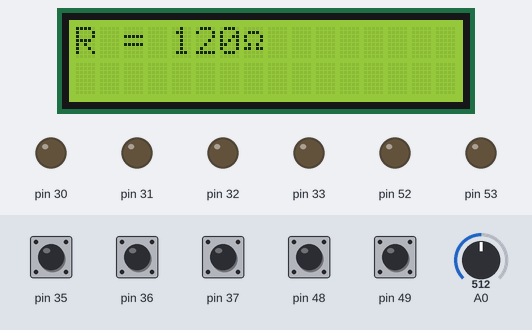
The sketch below on a simulated Arduino Mega 2560, built with avr-gcc and run on an emulated ATmega2560. On the bench: 16×2 character LCD, output pins drawn as LEDs (lit = HIGH). Wiring (inferred from the signals the program sends): character LCD (HD44780): RS pin 51; E pin 50; data pin 10, pin 11, pin 12, pin 13. The inputs (shaded band) are chosen by the test bench; at power-on: pin 35–37, pin 48, pin 49 HIGH, A0 = 512. Pins used as bus, display or sensor lines are not drawn.

Above: at 1.7 s.
1.8 s: pin 36 pulled LOW for 1 s
At 3.26 s:
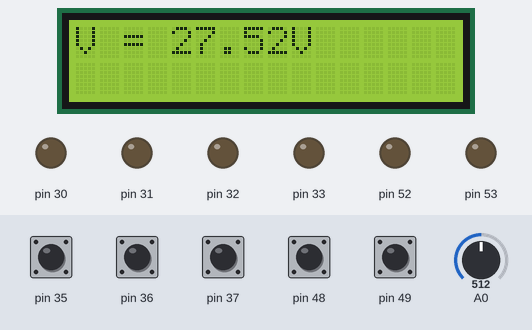
4.3 s: pin 48 pulled LOW for 1 s
At 5.85 s:
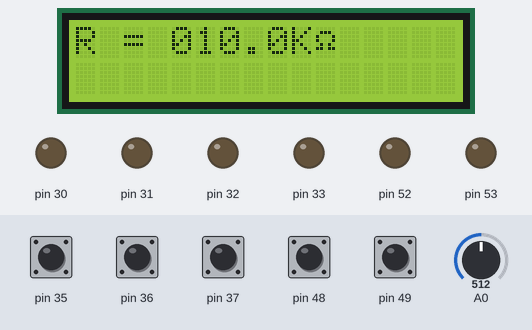
7.6 s: A0 set to 716
At 9.7 s:
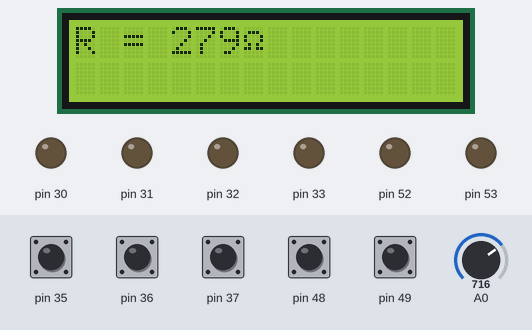
10.0 s: pin 37 pulled LOW for 1 s
At 11.5 s:
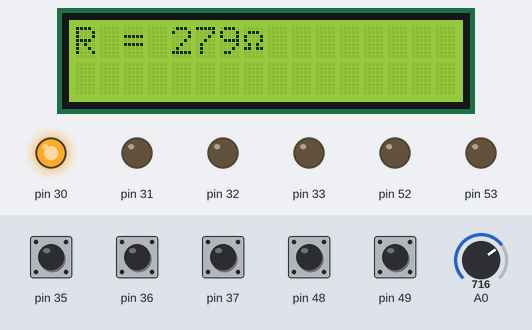
Timing chart, 0 to 13.0 s (numbered marks = the images above; inputs shaded):
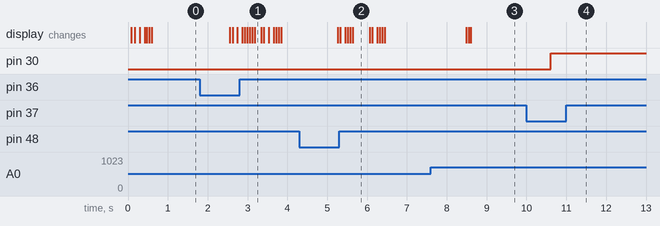

Measured:
- after the input at 1.8 s, the display: first changes after 0.76 s (image 1 shows a later state)
- after the input at 4.3 s, the display: first changes after 0.97 s (image 2 shows a later state)
- after the input at 7.6 s, the display: first changes after 0.88 s (image 3 shows a later state)
- after the input at 10.0 s, pin 30: LOW → HIGH after 0.61 s
- what the display in image 2 shows lasts 0.5 s, from 5.6 s to 6.1 s

The sketch:

sketch.ino
```cpp
#ifndef F_CPU
#define F_CPU 16000000UL // 16 MHz clock speed
#endif

#define en 0x08
#define rs 0x04
#define lcd_port PORTB

#include <avr/io.h>
#include <util/delay.h>

char sel;
char prev_sel;
char aux_sel;
unsigned int delay_ms = 0;

void lcd_cmd(unsigned int);
void lcd_data(unsigned char);
void lcd_init();
void lcd_clear();
void lcd_print(char *);
void ADC_init();
int ADC_read(unsigned char);
void print_resistance(unsigned long);
void resistance_meter();
void print_capacitance(unsigned long);
void capacitance_meter();
void custom_delay();
unsigned long _micros();
void voltage_meter();

int main(void)
{
  DDRB = 0xff;
  DDRL = 0X00;
  PORTL = 0x0f;
  DDRC = 0xf0;
  PORTC = 0x0f;
  ADC_init();
  lcd_init();
  while(1){
    if ((PINC & 0x01) && (PINC & 0x02)) {
      sel = 0;
    resistance_meter();
  }
  else if (!(PINC & 0x01) && (PINC & 0x02)) {
    sel = 1;
    capacitance_meter();

  }
  else if ((PINC & 0x01) && !(PINC & 0x02)){
    sel = 2;
    voltage_meter();
  }
  else {
    sel = 3;
    current_meter();
  }
    _delay_ms(100);
  }
}

void lcd_cmd(unsigned int cmd) {
  lcd_port &= 0x0F;
  lcd_port |= (cmd & 0xF0); //sending higher nibble
  lcd_port &= ~rs; //rs = 0
  lcd_port |= en; //en = 1
  _delay_ms(1);
  lcd_port &= ~en; //en = 0

  _delay_ms(10);

  lcd_port &= 0x0F;
  lcd_port |= ((cmd << 4) & 0xF0); //sending lower nibble
  lcd_port &= ~rs; //rs = 0
  lcd_port |= en; //en = 1
  _delay_ms(1);
  lcd_port &= ~en; //en = 0
}

void lcd_data(unsigned char data) {
  lcd_port &= 0x0F;
  lcd_port |= (data & 0xF0); //sending higher nibble
  lcd_port |= rs; //rs = 1
  lcd_port |= en; //en = 1
  _delay_ms(1);
  lcd_port &= ~en; //en = 0

  _delay_ms(10);

  lcd_port &= 0x0F;
  lcd_port |= ((data << 4) & 0xF0); //sending lower nibble
  lcd_port |= rs;  //rs = 1
  lcd_port |= en; //en = 1
  _delay_ms(1);
  lcd_port &= ~en; //en = 0
}

void lcd_init() {
  lcd_cmd(0x33);
  _delay_ms(10);
  lcd_cmd(0x32);
  _delay_ms(10);
  lcd_cmd(0x28); // for using 2 lines and 5X7 matrix of LCD 4 bit
  _delay_ms(10);
  lcd_cmd(0x0c); // turn display ON; 0x0c for no cursor, 0x0f for cursor blinking
  _delay_ms(10);
  lcd_clear();
}

void lcd_clear() {
  lcd_cmd(0x01); //clear screen
  _delay_ms(10);
  lcd_cmd(0x80); // bring cursor to position 0 of line 1
  _delay_ms(10);
}


void lcd_print(char *display_text) {
  char l = 0;
  while (display_text[l] != '\0') {
    lcd_data(display_text[l]);
    l++;
    _delay_ms(50);
  }
}

void ADC_init() {
  DDRF = 0x00;      //Port F input
  ADCSRA = 0x8F;    //Enable ADC, Division factor-128
  ADMUX = 0x40;     //Ref voltage = 5
}

int ADC_read(unsigned char channel) {

  int Ain, AinLow;

  ADMUX = (0x40 | channel);

  ADCSRA |= (1 << ADSC);
  while ((ADCSRA & (1 << ADIF)) == 0);

  _delay_us(10);
  AinLow = (int) ADCL;
  Ain = (int) ADCH * 256;

  Ain = Ain + AinLow;
  return (Ain);
}

void print_resistance(unsigned long R){
  char R_string[5] = "R = ";
  char value_string[7];

  if(sel != prev_sel){
    lcd_clear();
    prev_sel = sel;
  }

  lcd_cmd(0x80);
  _delay_ms(10);

  lcd_print(R_string);

  if (R / 1000000 == 0) {
    if ( R / 1000 == 0) {
      value_string[0] = 48 + R / 100;
      value_string[1] = 48 + (R % 100) / 10;
      value_string[2] = 48 + R % 10;
      value_string[3] = 0xf4;
      value_string[4] = ' ';
      value_string[5] = ' ';
      value_string[6] = ' ';
      value_string[7] = '\0';
    }

    else {
      R = R / 100;
      value_string[0] = 48 + R / 1000;
      value_string[1] = 48 + (R % 1000) / 100;
      value_string[2] = 48 + (R % 100) / 10;
      value_string[3] = '.';
      value_string[4] = 48 + R % 10;
      value_string[5] = 'K';
      value_string[6] = 0xf4;
      value_string[7] = '\0';
    }
  }
  else {
    R = R / 100000;
    value_string[0] = 48 + R / 1000;
    value_string[1] = 48 + (R % 1000) / 100;
    value_string[2] = 48 + (R % 100) / 10;
    value_string[3] = '.';
    value_string[4] = 48 + R % 10;
    value_string[5] = 'M';
    value_string[6] = 0xf4;
    value_string[7] = '\0';
  }

  lcd_print(value_string);

}

void resistance_meter(){
  unsigned long resistance;
  unsigned int ADC_value;

  if ((PINL & 0x01) && (PINL & 0x02)) {
    ADC_value = ADC_read(0);
    resistance = (120.0 * ADC_value) / (1023 - ADC_value);
    aux_sel= 'A';
  }
  else if (!(PINL & 0x01) && (PINL & 0x02)) {
    ADC_value = ADC_read(1);
    resistance = (1000.0 * ADC_value) / (1023 - ADC_value);
    aux_sel= 'B';
  }
  else if ((PINL & 0x01) && !(PINL & 0x02)){
    ADC_value = ADC_read(2);
    resistance = (10000.0 * ADC_value) / (1023 - ADC_value);
    aux_sel= 'C';
  }
  else {
    ADC_value = ADC_read(3);
    resistance = (100000.0 * ADC_value) / (1023 - ADC_value);
    aux_sel= 'D';
  }

  print_resistance(resistance);

}

void capacitance_meter() {
  volatile unsigned long ms = 0, us = 0, capacitance = 0;

  if (PINL & 0x01) {
    PORTC |= 0x80;
    TCCR1B |= (1 << WGM12) | (1 << CS11);        //Count to compare, Clock / 8 (0.5 us)
    TCNT1 = 0;
    OCR1A = 1999;
    while(PINC & 0x04) {
      if (TIFR1 & (1 << TOV1))
      {
        TCNT1 = 0;
        ms++;
        TIFR1 |= (1 << TOV1);
      };
    }
    us = (TCNT1 + 1) / 2;
    PORTC &= ~0x80;
    us = (1000 * ms) + us;
    capacitance = 10 * us;
  }

  else {
    PORTC |= 0x40;
    TCCR1B |= (1 << WGM12) | (1 << CS11);        //Count to compare, Clock / 8 (0.5 us)
    TCNT1 = 0;
    OCR1A = 1999;
    while(PINC & 0x04) {
      if (TIFR1 & (1 << TOV1))
      {
        TCNT1 = 0;
        ms++;
        TIFR1 |= (1 << TOV1);
      }
    }
   us = (TCNT1 + 1) / 2;
    PORTC &= ~0x40;
    us = (1000 * ms) + us;
    capacitance = 10000 * us;
  }

  print_capacitance(capacitance);
  _delay_ms(4000);
}

void print_capacitance(unsigned long C){
  char C_string[5] = "C = ";
  char value_string[7];

  if(sel != prev_sel){
    lcd_clear();
    prev_sel = sel;
  }

  lcd_cmd(0x80);
  _delay_ms(10);

  lcd_print(C_string);

  if (C / 1000000 == 0) {

    if ( C / 1000 == 0) {
      value_string[0] = 48 + C / 100;
      value_string[1] = 48 + (C % 100) / 10;
      value_string[2] = 48 + C % 10;
      value_string[3] = 'p';
      value_string[4] = 'F';
      value_string[5] = ' ';
      value_string[6] = ' ';
      value_string[7] = '\0';
    }

    else {
      C = C / 100;
      value_string[0] = 48 + C / 1000;
      value_string[1] = 48 + (C % 1000) / 100;
      value_string[2] = 48 + (C % 100) / 10;
      value_string[3] = '.';
      value_string[4] = 48 + C % 10;
      value_string[5] = 'n';
      value_string[6] = 'F';
      value_string[7] = '\0';
    }
  }
  else {
    C = C / 100000;
    value_string[0] = 48 + C / 1000;
    value_string[1] = 48 + (C % 1000) / 100;
    value_string[2] = 48 + (C % 100) / 10;
    value_string[3] = '.';
    value_string[4] = 48 + C % 10;
    value_string[5] = 'u';
    value_string[6] = 'F';
    value_string[7] = '\0';
  }

  lcd_print(value_string);

}

void voltage_meter(){
  unsigned int ADC_value, voltage;
  char value_string[11];

  if(sel != prev_sel){
    lcd_clear();
    prev_sel = sel;
  }

  lcd_cmd(0x80);
  _delay_ms(10);

  ADC_value = ADC_read(4);
  voltage = (ADC_value * 5500.0)/ 1023;
  value_string[0] = 'V';
    value_string[1] = ' ';
    value_string[2] = '=';
    value_string[3] = ' ';
    value_string[4] = 48 + voltage / 1000;
    value_string[5] = 48 + (voltage % 1000) / 100;
    value_string[6] = '.';
    value_string[7] = 48 + (voltage % 100) / 10;
    value_string[8] = 48 + voltage % 10;
    value_string[9] = 'V';
    value_string[10] = '\0';

  lcd_print(value_string);
}

void current_meter(){
  unsigned int ADC_value, current;
  char value_string[11];

  if(sel != prev_sel){
    lcd_clear();
    prev_sel = sel;
  }

  lcd_cmd(0x80);
  _delay_ms(10);

  ADC_value = ADC_read(5);

  if(ADC_value >= 512){
    current = 58 * (ADC_value - 512);
  }
  else {
    current = 58 * (512 - ADC_value);
  }
  value_string[0] = 'I';
  value_string[1] = ' ';
  value_string[2] = '=';
  value_string[3] = ' ';
  value_string[4] = 48 + (current / 10000);
  value_string[5] = 48 + (current % 10000) / 1000;
  value_string[6] = '.';
  value_string[7] = 48 + (current % 1000) / 100;
  value_string[8] = 48 + (current % 100) / 10;
  value_string[9] = 'A';
  value_string[10] = '\0';

  lcd_print(value_string);
}

void custom_delay(){
  TCCR1B |= (1 << WGM12) | (1 << CS11);        //Count to compare, Clock / 8 (0.5 us)
  TCNT1 = 0;
  OCR1A = 1999;
  while(!(TIFR1 & (1 << TOV1)));
  TIFR1 |= (1 << TOV1);
  //TCCR1B = 0x00;
}
```
